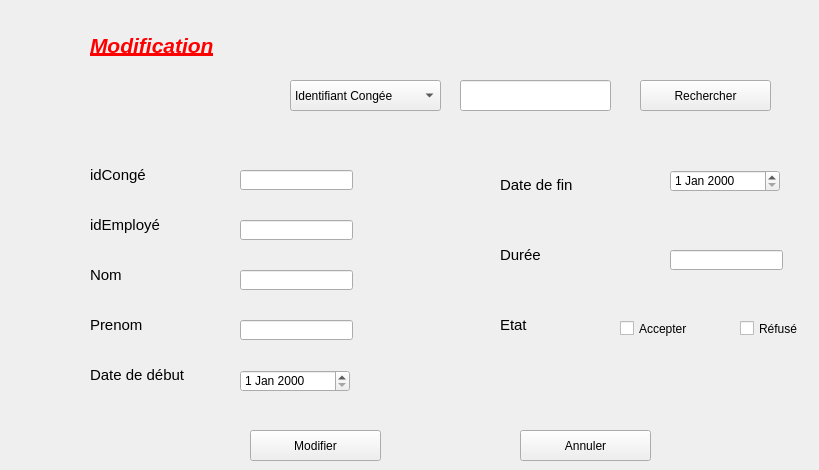
      <widget class="QWidget" name="tab_12">
       <attribute name="title">
        <string>Modifier</string>
       </attribute>
       <widget class="QPushButton" name="pushButton_18">
        <property name="geometry">
         <rect>
          <x>520</x>
          <y>430</y>
          <width>131</width>
          <height>31</height>
         </rect>
        </property>
        <property name="text">
         <string>Annuler</string>
        </property>
       </widget>
       <widget class="QLabel" name="label_52">
        <property name="geometry">
         <rect>
          <x>90</x>
          <y>20</y>
          <width>141</width>
          <height>51</height>
         </rect>
        </property>
        <property name="minimumSize">
         <size>
          <width>141</width>
          <height>0</height>
         </size>
        </property>
        <property name="maximumSize">
         <size>
          <width>141</width>
          <height>16777215</height>
         </size>
        </property>
        <property name="text">
         <string>&lt;html&gt;&lt;head/&gt;&lt;body&gt;&lt;p&gt;&lt;span style=&quot; font-size:16pt; font-weight:600; font-style:italic; text-decoration: underline; color:#ff0000;&quot;&gt;Modification&lt;/span&gt;&lt;/p&gt;&lt;/body&gt;&lt;/html&gt;</string>
        </property>
        <property name="wordWrap">
         <bool>false</bool>
        </property>
        <property name="openExternalLinks">
         <bool>false</bool>
        </property>
       </widget>
       <widget class="QPushButton" name="pushButton_19">
        <property name="geometry">
         <rect>
          <x>250</x>
          <y>430</y>
          <width>131</width>
          <height>31</height>
         </rect>
        </property>
        <property name="text">
         <string>Modifier</string>
        </property>
       </widget>
       <widget class="QPushButton" name="pushButton_20">
        <property name="geometry">
         <rect>
          <x>640</x>
          <y>80</y>
          <width>131</width>
          <height>31</height>
         </rect>
        </property>
        <property name="text">
         <string>Rechercher</string>
        </property>
       </widget>
       <widget class="QCheckBox" name="checkBox_4">
        <property name="geometry">
         <rect>
          <x>740</x>
          <y>320</y>
          <width>70</width>
          <height>17</height>
         </rect>
        </property>
        <property name="text">
         <string>Réfusé</string>
        </property>
       </widget>
       <widget class="QLineEdit" name="lineEdit_22">
        <property name="geometry">
         <rect>
          <x>240</x>
          <y>320</y>
          <width>113</width>
          <height>20</height>
         </rect>
        </property>
       </widget>
       <widget class="QLineEdit" name="lineEdit_21">
        <property name="geometry">
         <rect>
          <x>240</x>
          <y>270</y>
          <width>113</width>
          <height>20</height>
         </rect>
        </property>
       </widget>
       <widget class="QLabel" name="label_50">
        <property name="geometry">
         <rect>
          <x>500</x>
          <y>170</y>
          <width>151</width>
          <height>31</height>
         </rect>
        </property>
        <property name="text">
         <string>&lt;html&gt;&lt;head/&gt;&lt;body&gt;&lt;p&gt;&lt;span style=&quot; font-size:11pt;&quot;&gt;Date de fin&lt;/span&gt;&lt;/p&gt;&lt;/body&gt;&lt;/html&gt;</string>
        </property>
       </widget>
       <widget class="QLineEdit" name="lineEdit_24">
        <property name="geometry">
         <rect>
          <x>670</x>
          <y>250</y>
          <width>113</width>
          <height>20</height>
         </rect>
        </property>
       </widget>
       <widget class="QLabel" name="label_47">
        <property name="geometry">
         <rect>
          <x>500</x>
          <y>240</y>
          <width>151</width>
          <height>31</height>
         </rect>
        </property>
        <property name="text">
         <string>&lt;html&gt;&lt;head/&gt;&lt;body&gt;&lt;p&gt;&lt;span style=&quot; font-size:11pt;&quot;&gt;Durée&lt;/span&gt;&lt;/p&gt;&lt;/body&gt;&lt;/html&gt;</string>
        </property>
       </widget>
       <widget class="QDateEdit" name="dateEdit_8">
        <property name="geometry">
         <rect>
          <x>670</x>
          <y>170</y>
          <width>110</width>
          <height>22</height>
         </rect>
        </property>
       </widget>
       <widget class="QLabel" name="label_53">
        <property name="geometry">
         <rect>
          <x>90</x>
          <y>160</y>
          <width>111</width>
          <height>31</height>
         </rect>
        </property>
        <property name="text">
         <string>&lt;html&gt;&lt;head/&gt;&lt;body&gt;&lt;p&gt;&lt;span style=&quot; font-size:11pt;&quot;&gt;idCongé&lt;/span&gt;&lt;/p&gt;&lt;/body&gt;&lt;/html&gt;</string>
        </property>
       </widget>
       <widget class="QCheckBox" name="checkBox_3">
        <property name="geometry">
         <rect>
          <x>620</x>
          <y>320</y>
          <width>70</width>
          <height>17</height>
         </rect>
        </property>
        <property name="text">
         <string>Accepter</string>
        </property>
       </widget>
       <widget class="QLabel" name="label_51">
        <property name="geometry">
         <rect>
          <x>500</x>
          <y>310</y>
          <width>151</width>
          <height>31</height>
         </rect>
        </property>
        <property name="text">
         <string>&lt;html&gt;&lt;head/&gt;&lt;body&gt;&lt;p&gt;&lt;span style=&quot; font-size:11pt;&quot;&gt;Etat&lt;/span&gt;&lt;/p&gt;&lt;/body&gt;&lt;/html&gt;</string>
        </property>
       </widget>
       <widget class="QLabel" name="label_49">
        <property name="geometry">
         <rect>
          <x>90</x>
          <y>310</y>
          <width>111</width>
          <height>31</height>
         </rect>
        </property>
        <property name="text">
         <string>&lt;html&gt;&lt;head/&gt;&lt;body&gt;&lt;p&gt;&lt;span style=&quot; font-size:11pt;&quot;&gt;Prenom&lt;/span&gt;&lt;/p&gt;&lt;/body&gt;&lt;/html&gt;</string>
        </property>
       </widget>
       <widget class="QDateEdit" name="dateEdit_6">
        <property name="geometry">
         <rect>
          <x>240</x>
          <y>370</y>
          <width>110</width>
          <height>22</height>
         </rect>
        </property>
       </widget>
       <widget class="QLineEdit" name="lineEdit_20">
        <property name="geometry">
         <rect>
          <x>240</x>
          <y>220</y>
          <width>113</width>
          <height>20</height>
         </rect>
        </property>
       </widget>
       <widget class="QLineEdit" name="lineEdit_23">
        <property name="geometry">
         <rect>
          <x>240</x>
          <y>170</y>
          <width>113</width>
          <height>20</height>
         </rect>
        </property>
       </widget>
       <widget class="QLabel" name="label_48">
        <property name="geometry">
         <rect>
          <x>90</x>
          <y>360</y>
          <width>131</width>
          <height>31</height>
         </rect>
        </property>
        <property name="text">
         <string>&lt;html&gt;&lt;head/&gt;&lt;body&gt;&lt;p&gt;&lt;span style=&quot; font-size:11pt;&quot;&gt;Date de début&lt;/span&gt;&lt;/p&gt;&lt;/body&gt;&lt;/html&gt;</string>
        </property>
       </widget>
       <widget class="QLabel" name="label_61">
        <property name="geometry">
         <rect>
          <x>90</x>
          <y>210</y>
          <width>111</width>
          <height>31</height>
         </rect>
        </property>
        <property name="text">
         <string>&lt;html&gt;&lt;head/&gt;&lt;body&gt;&lt;p&gt;&lt;span style=&quot; font-size:11pt;&quot;&gt;idEmployé&lt;/span&gt;&lt;/p&gt;&lt;/body&gt;&lt;/html&gt;</string>
        </property>
       </widget>
       <widget class="QLabel" name="label_54">
        <property name="geometry">
         <rect>
          <x>90</x>
          <y>260</y>
          <width>111</width>
          <height>31</height>
         </rect>
        </property>
        <property name="text">
         <string>&lt;html&gt;&lt;head/&gt;&lt;body&gt;&lt;p&gt;&lt;span style=&quot; font-size:11pt;&quot;&gt;Nom&lt;/span&gt;&lt;/p&gt;&lt;/body&gt;&lt;/html&gt;</string>
        </property>
       </widget>
       <widget class="QLineEdit" name="lineEdit_26">
        <property name="geometry">
         <rect>
          <x>460</x>
          <y>80</y>
          <width>151</width>
          <height>31</height>
         </rect>
        </property>
       </widget>
       <widget class="QComboBox" name="comboBox_4">
        <property name="geometry">
         <rect>
          <x>290</x>
          <y>80</y>
          <width>151</width>
          <height>31</height>
         </rect>
        </property>
        <item>
         <property name="text">
          <string>Identifiant Congée</string>
         </property>
        </item>
        <item>
         <property name="text">
          <string>Nom</string>
         </property>
        </item>
        <item>
         <property name="text">
          <string>Durée</string>
         </property>
        </item>
       </widget>
      </widget>
